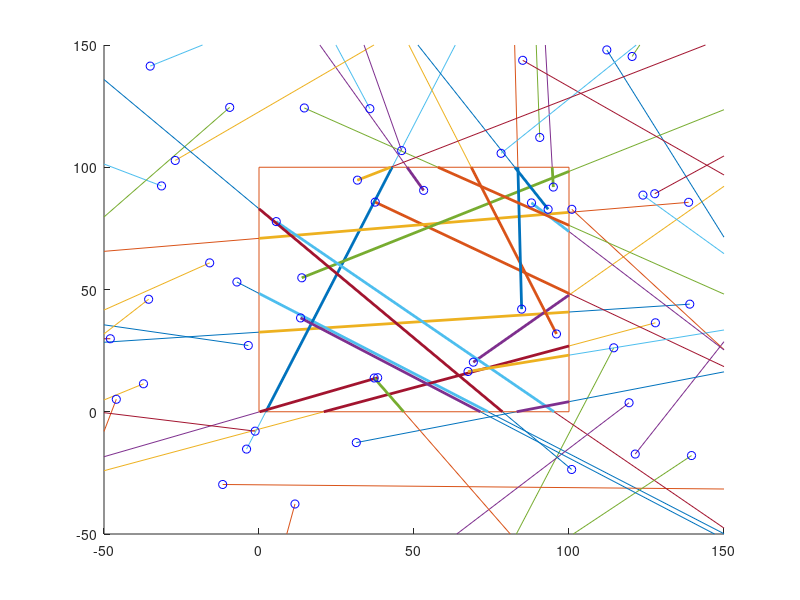

Here is the MATLAB script that generated this plot:
function checkClipRay(varargin)
%CHECKCLIPRAY  One-line description here, please.
%   output = checkClipRay(input)
%
%   Example
%   checkClipRay
%
%   See also
%
%
% ------
% Author: David Legland
% e-mail: david.legland@grignon.inra.fr
% Created: 2010-05-13,    using Matlab 7.9.0.529 (R2009b)
% Copyright 2010 INRA - Cepia Software Platform.

% generate 2D rays in -50->150 in each direction
N = 50;
origins = rand(N, 2)*200 - 50;
theta = rand(N, 1)*2*pi;
directions = [cos(theta) sin(theta)];
rays = [origins directions];

% create new figure
figure(1); clf;
axis([-50 150 -50 150]);
hold on;

% draw all rays
drawRay(rays);

% clip rays
box = [0 100 0 100];
clipped = clipRay(rays, box);

% draw clipped edges
drawBox(box);
drawEdge(clipped, 'linewidth', 2);
drawPoint(origins, 'bo');
